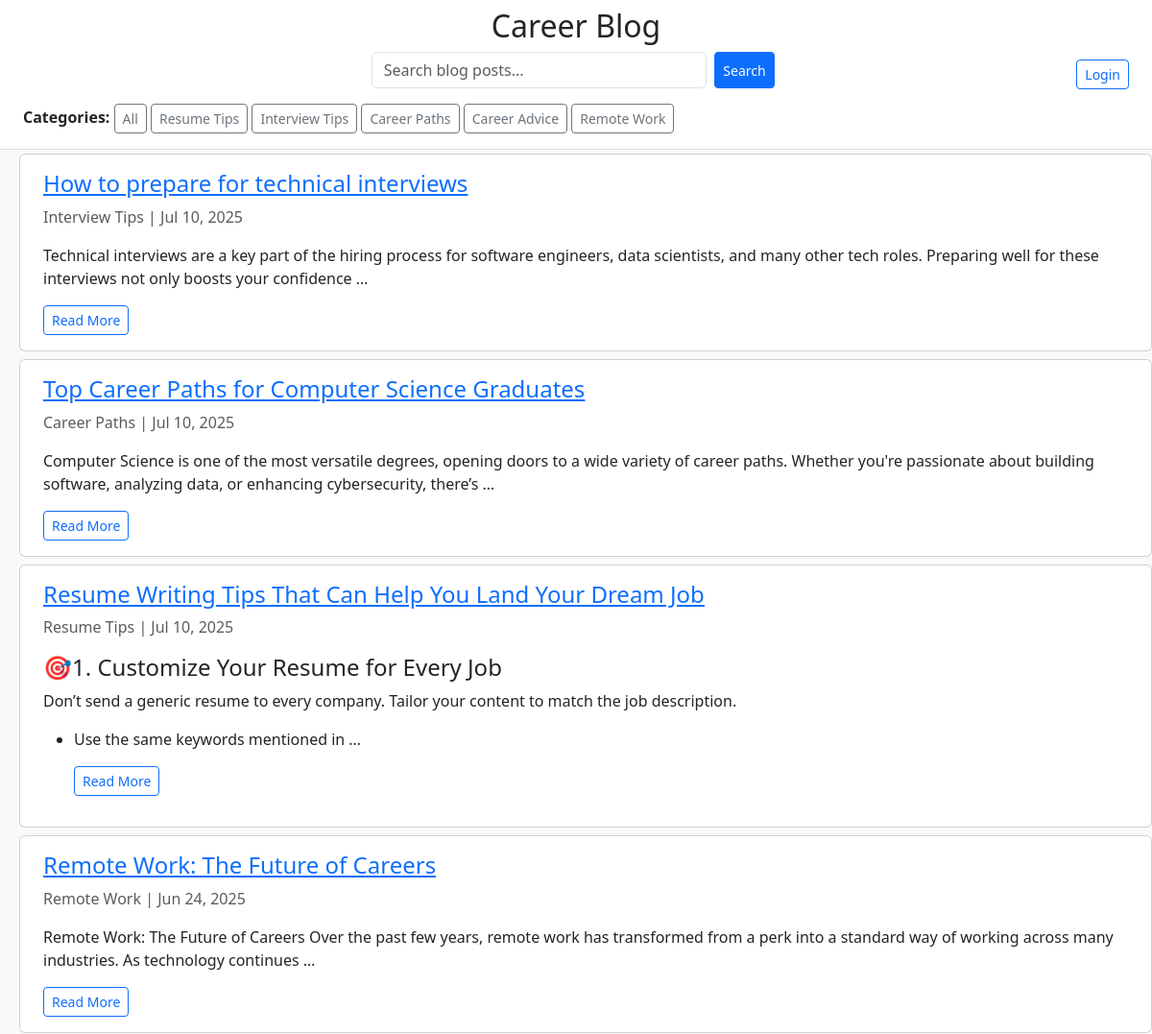
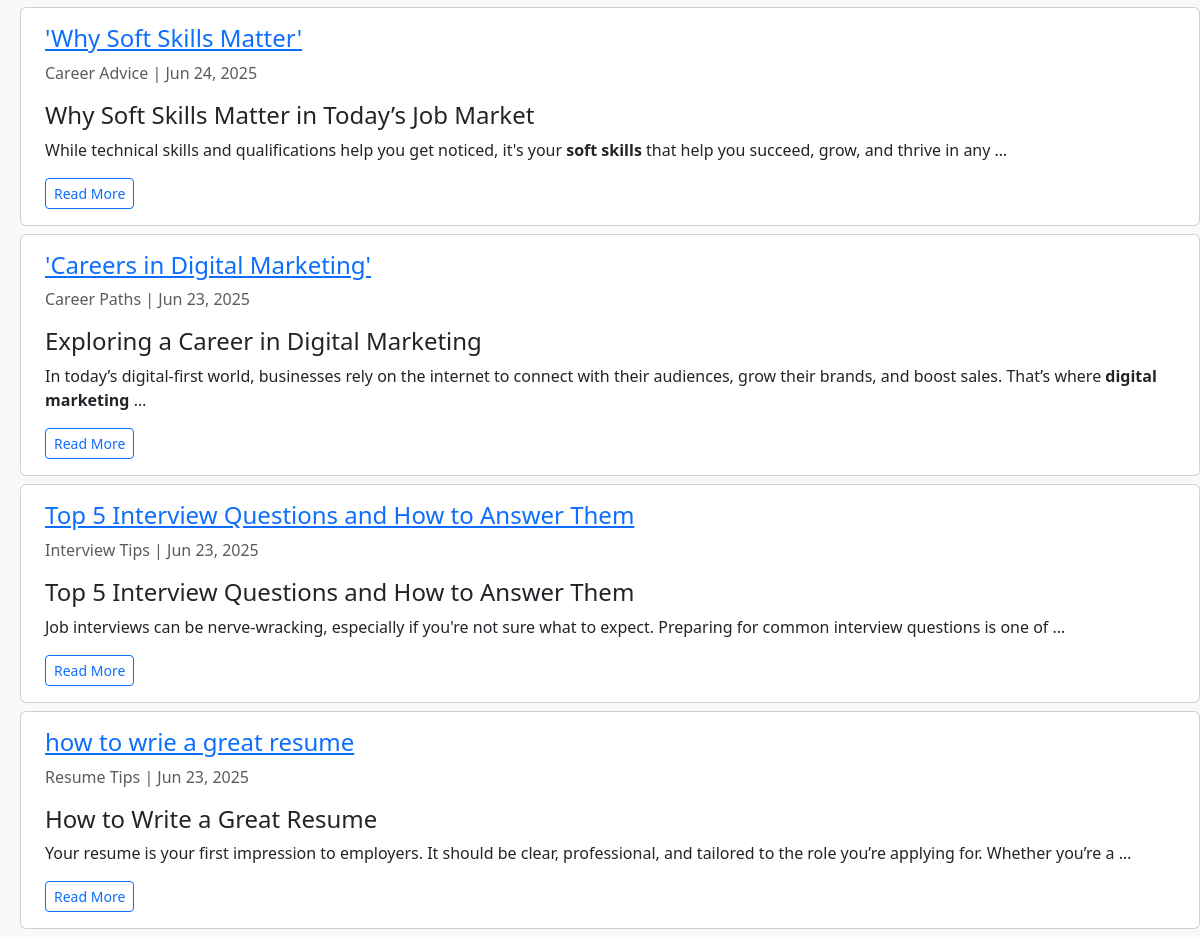
The page / on the database its author committed (2 pictures, top to bottom).
### BlogApp/models.py (models this page shows, shortened)
class BlogPost(models.Model):
    title = models.CharField(max_length=200)
    content = models.TextField()
    published_date = models.DateTimeField(auto_now_add=True)
    author = models.CharField(max_length=100)
    category = models.CharField(max_length=100)

### BlogApp/views.py (the view)
# urls.py: 2. Add a URL to urlpatterns:  path('', views.home, name='home')
def home(request):
    query = request.GET.get('q')
    category = request.GET.get('category')
    posts = BlogPost.objects.all()
    if query:
        posts = posts.filter(Q(title__icontains=query) | Q(content__icontains=query))
    if category:
        posts = posts.filter(category=category)
    posts = posts.order_by('-published_date')
    categories = BlogPost.objects.values_list('category', flat=True).distinct()
    return render(request, 'home.html', {'posts': posts, 'query': query, 'categories': categories, 'selected_category': category})

### BlogApp/templates/home.html (shortened to what this page needs)
{% load static %}
<!DOCTYPE html>
<html>
<head>
    <link rel="stylesheet" type="text/css" href="{% static 'css/bootstrap.min.css' %}">
</head>
<body class="bg-light" style="padding-top: 160px; margin-left: 20px;">
<div class="fixed-top bg-white border-bottom pt-2 px-4">
    <div class=text-center >
        <h2 class="m-0 mb-2">Career Blog </h2>
    </div>
    <div class="d-flex justify-content-between align-items-center mb-2">
        <form method="GET" action="{% url 'home' %}" class="d-flex justify-content-center  mb-2 ms-5">
            <div style="width: 420px;" class="d-flex">
            <input type="text" name="q" class="form-control w-100 me-2" placeholder="Search blog posts..." value="{{ query|default:'' }}">
            <button type="submit" class="btn btn-sm btn-primary">Search</button>
            </div>
        </form>
        <div>
            {% if user.is_authenticated %}
                <span class="me-2">Welcome, {{ user.username }}!</span>
                <a href="{% url 'signout' %}" class="btn btn-outline-danger btn-sm">Logout</a>
            {% else %}
                <a href="{% url 'signin' %}" class="btn btn-outline-primary btn-sm">Login</a>
            {% endif %}
        </div>
    </div>
    <div class="mb-3 me-2">
        <strong>Categories:</strong>
        <a href="{% url 'home' %}" class="btn btn-sm btn-outline-secondary">All</a>
        {% for cat in categories %}
            <a href="?category={{ cat }}" class="btn btn-sm btn-outline-secondary">{{ cat }}</a>
        {% endfor %}
    </div>
</div>
    {% for post in posts %}
    <div class="card mb-2 py-2 px-3">
        <div class="card-body p-2">
            <h4 class="card-title">
                <a href="{% url 'post_detail' post.id %}">{{ post.title }}</a>
            </h4>
            <p class="text-muted">{{ post.category }} | {{ post.published_date|date:"M d, Y" }}</p>
            <p class="card-text"> {{ post.content|truncatewords:30|safe }}</p>
            <a href="{% url 'post_detail' post.id %}" class="btn btn-sm btn-outline-primary">Read More</a>
        </div>
    </div>
{% empty %}
    <p>No blog posts found.</p>
{% endfor %}
</body>
</html>

### rows shown on the page
BlogPost: title "How to prepare for technical interviews", category "Interview Tips", published_date "Jul 10, 2025", content "Technical interviews are a key part of the hiring process for software engineers, data scientists, and many other tech roles. Preparing well for these interviews not only boosts your confidence …"
BlogPost: title "Top Career Paths for Computer Science Graduates", category "Career Paths", published_date "Jul 10, 2025", content "Computer Science is one of the most versatile degrees, opening doors to a wide variety of career paths. Whether you're passionate about building software, analyzing data, or enhancing cybersecurity, there’s …"
BlogPost: title "Resume Writing Tips That Can Help You Land Your Dream Job", category "Resume Tips", published_date "Jul 10, 2025", content "🎯1. Customize Your Resume for Every Job Don’t send a generic resume to every company. Tailor your content to match the job description. Use the same keywords mentioned in …"
BlogPost: title "Remote Work: The Future of Careers", category "Remote Work", published_date "Jun 24, 2025", content "Remote Work: The Future of Careers Over the past few years, remote work has transformed from a perk into a standard way of working across many industries. As technology continues …"
BlogPost: title "'Why Soft Skills Matter'", category "Career Advice", published_date "Jun 24, 2025", content "Why Soft Skills Matter in Today’s Job Market While technical skills and qualifications help you get noticed, it's your soft skills that help you succeed, grow, and thrive in any …"
BlogPost: title "'Careers in Digital Marketing'", category "Career Paths", published_date "Jun 23, 2025", content "Exploring a Career in Digital Marketing In today’s digital-first world, businesses rely on the internet to connect with their audiences, grow their brands, and boost sales. That’s where digital marketing …"
BlogPost: title "Top 5 Interview Questions and How to Answer Them", category "Interview Tips", published_date "Jun 23, 2025", content "Top 5 Interview Questions and How to Answer Them Job interviews can be nerve-wracking, especially if you're not sure what to expect. Preparing for common interview questions is one of …"
BlogPost: title "how to wrie a great resume", category "Resume Tips", published_date "Jun 23, 2025", content "How to Write a Great Resume Your resume is your first impression to employers. It should be clear, professional, and tailored to the role you’re applying for. Whether you’re a …"

### other values the page prints
{{ cat }} "Resume Tips" "Interview Tips" "Career Paths" "Career Advice" "Remote Work"
